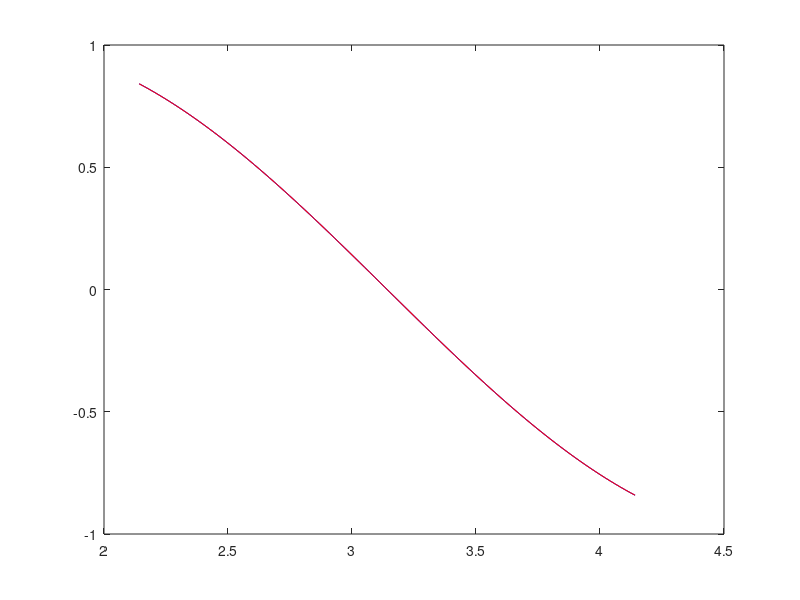

The MATLAB script that drew this image:
% sinus hyperbolicus power series expansion
clear; clc;

%sinh_f = @(x) x + x.^3 / factorial(3);

%x = linspace(-5, 5);
%plot(x, sinh(x), 'b')
%hold on;
%plot(x, sinh_f(x), 'r')

% power series representation of sin(z) around z = pi

p_sin = @(z) (-1)^(1)/(factorial(1))*(z-pi).^(2 * 1 - 1) ...
    + (-1)^(2)/(factorial(3))*(z-pi).^(2 * 2 - 1) ...
    + (-1)^(3)/(factorial(5))*(z-pi).^(2 * 3 - 1);


z = linspace(pi - 1, pi + 1);

plot(z, p_sin(z), 'b'); hold on; plot(z, sin(z), 'r')
